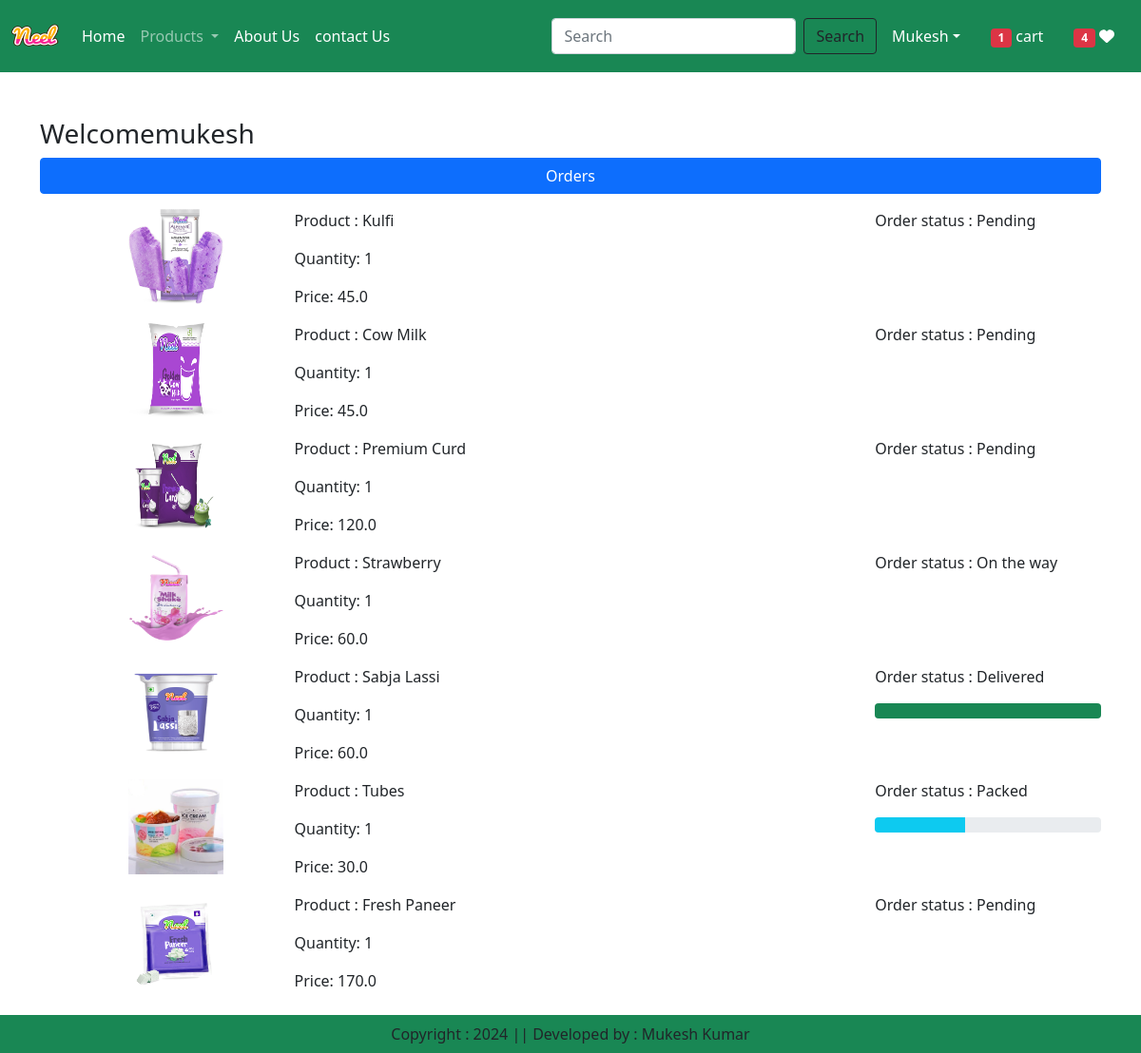
The page /orders/ (signed in) on the database its author committed.
### app/models.py (models this page shows, shortened)
class OrderPlaced(models.Model):
    user = models.ForeignKey(User,on_delete=models.CASCADE)
    customer = models.ForeignKey(Customer,on_delete=models.CASCADE)
    product = models.ForeignKey(Product,on_delete=models.CASCADE)
    payment = models.ForeignKey(Payment, on_delete=models.CASCADE, default="")
    quantity = models.PositiveIntegerField(default=1)
    order_date = models.DateTimeField(auto_now_add=True)
    status = models.CharField(max_length=50, choices=STATUS_CHOICE, default="Pending")
    @property
    def total_cost(self):
        return self.quantity * self.product.discounted_price

class Product(models.Model):
    title = models.CharField(max_length=100)
    selling_price = models.FloatField()
    discounted_price = models.FloatField()
    description = models.TextField()
    composition = models.TextField(default='')
    prodapp = models.TextField(default='')
    category = models.CharField(choices=CATEGORY_CHOICES, max_length=2)
    product_image = models.ImageField(upload_to='product')

### app/views.py (the view)
# urls.py: path('orders/',views.orders,name='orders'),
@login_required
def orders(request):
    totalitem = 0
    wishitem = 0
    if request.user.is_authenticated:
        totalitem = len(Cart.objects.filter(user=request.user))
        wishitem = len(Wishlist.objects.filter(user=request.user))
    order_placed = OrderPlaced.objects.filter(user=request.user)
    return render(request,'app/orders.html',locals())

### app/templates/app/orders.html (shortened to what this page needs)
<!DOCTYPE html>
{% extends 'app/base.html' %}
{% load static %}
{% block main-content%}
<div class="container my-5">
    <div class="row">
        <h3>Welcome<span class="text-capitalize">{{request.user}}</span></h3>
        <ul class="list-unstyled">
            <li class="d-grid"><a href="{% url 'orders' %}" class="btn btn-primary">Orders</a></li>
        </ul>
    </div>
    <div class="clo-sm-9 offset-sm-1">
        {% for op in order_placed %}
        <div class="row">
            <div class="col-sm-2">
                <img src="{{op.product.product_image.url}}" class="image-fluid" height="100" width="100"/>
            </div>
            <div class="col-sm-7">
                <p>Product : {{op.product.title}}</p>
                <p>Quantity: {{op.quantity}}</p>
                <p>Price: {{op.total_cost}}</p>
            </div>
            <div class="col-sm-3">
                <p>Order status : {{op.status}} </p>
                {% if op.status == 'Packed' %}
                <div class="progress">
                    <div class="progress-bar bg-info" role="progressbar" style="width: 40%" aria-valuenow="40" aria-valuemin="0" aria-valuemax="100"></div>
                </div>
                {% endif %}
                {% if op.status == 'Delivered' %}
                 <div class="progress">
                    <div class="progress-bar bg-success" role="progressbar" style="width: 100%" aria-valuenow="100" aria-valuemin="0" aria-valuemax="100"></div>
                </div>
                {% endif %}
            </div>
        </div>
        {% endfor %}
    </div>
</div>
{% endblock main-content%}

### app/templates/app/base.html (shortened to what this page needs)
<!DOCTYPE html>
{% load static %}
<html lang="en">
<head>
    <link href="https://cdn.jsdelivr.net/npm/bootstrap@5.0.2/dist/css/bootstrap.min.css" rel="stylesheet">
    <link rel="stylesheet" href="{% static 'app/css/owl.carousel.min.css' %}"/>
    <link rel="stylesheet" href="{% static 'app/css/all.min.css' %}"/>
    <link rel="stylesheet" href="{% static 'app/css/style.css' %}"/>
</head>
<body>
    <nav class="navbar navbar-expand-lg navbar-dark bg-success">
      <div class="container-fluid">
        <a class="navbar-brand" href="#">
            <img src="{% static 'app/images/neel.png'%}" width="50" height="50" />
        </a>
        <div class="collapse navbar-collapse" id="navbarSupportedContent">
          <ul class="navbar-nav me-auto mb-2 mb-lg-0">
              {% if request.user.is_authenticated %}
            <li class="nav-item">
              <a class="nav-link active" aria-current="page" href="/">Home</a>
            </li>
              <li class="nav-item dropdown">
              <a class="nav-link dropdown-toggle" href="#" id="navbarDropdown" role="button" data-bs-toggle="dropdown" aria-expanded="false">
                Products
              </a>
            </li>
            <li class="nav-item">
              <a class="nav-link text-white" href="{% url 'about' %}">About Us </a>
            </li>
            <li class="nav-item">
              <a class="nav-link text-white" href="{% url 'contact' %}">contact Us </a>
            </li>
          </ul>
          <form class="d-flex" role="search" action="/search">
            <input class="form-control me-2" type="search" placeholder="Search" name="search" aria-label="Search">
            <button class="btn btn-outline-dark" type="submit">Search</button>
          </form>
        </div>
        <ul class="navbar-nav me-auto mb-2 mb-lg-0">
            <li class="nav-item dropdown mx-2">
                <a class="nav-link dropdown-toggle text-white" href="#" id="profileDropdown" role="button" data-bs-toggle="dropdown" aria-expanded="false">{{request.user.username|capfirst}}</a>
            </li>
            <li class="nav-item mx-2">
                <a href="{% url 'showcart' %}" class="nav-link text-white">
                    {% if totalitem > 0 %}
                        <span class="badge bg-danger">{{ totalitem }}</span>
                    {% endif %}
                    cart
                </a>
            </li>
            <li class="nav-item mx-2">
                <a href="{% url 'showwishlist' %}" class="nav-link text-white"><span class="badge bg-danger">{% if wishitem > 0 %} {{wishitem}} {% endif %} </span> <i class="fa fa-heart"></i></a>
            </li>
            {% endif %}
        </ul>
      </div>
    </nav>
    {% block main-content %}{% endblock main-content %}
    <footer class="container-fluid fixed-bottom bg-success text-center p-2 mt-5">
        Copyright : 2024 || Developed by : Mukesh Kumar
    </footer>
</body>
</html>

### rows shown on the page
OrderPlaced: product.product_image (picture), product "Kulfi", quantity "1", total_cost "45.0", status "Pending"
OrderPlaced: product.product_image (picture), product "Cow Milk", quantity "1", total_cost "45.0", status "Pending"
OrderPlaced: product.product_image (picture), product "Premium Curd", quantity "1", total_cost "120.0", status "Pending"
OrderPlaced: product.product_image (picture), product "Strawberry", quantity "1", total_cost "60.0", status "On the way"
OrderPlaced: product.product_image (picture), product "Sabja Lassi", quantity "1", total_cost "60.0", status "Delivered"
OrderPlaced: product.product_image (picture), product "Tubes", quantity "1", total_cost "30.0", status "Packed"
OrderPlaced: product.product_image (picture), product "Fresh Paneer", quantity "1", total_cost "170.0", status "Pending"

### other values the page prints
{{ request.user.username|capfirst }} "Mukesh"
{{ totalitem }} "1"
{{ wishitem }} "4"
{{ request.user }} "Mukesh"
